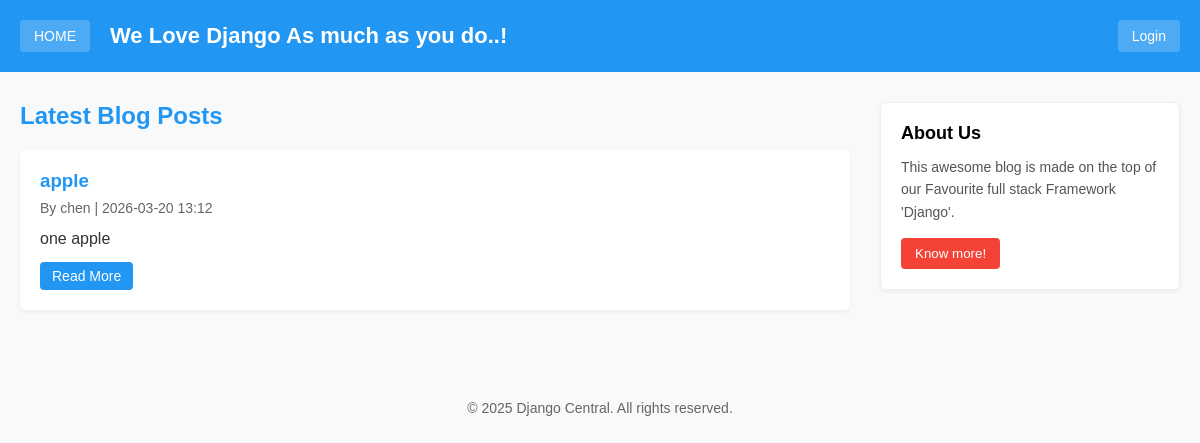
Before: / with the older database file.
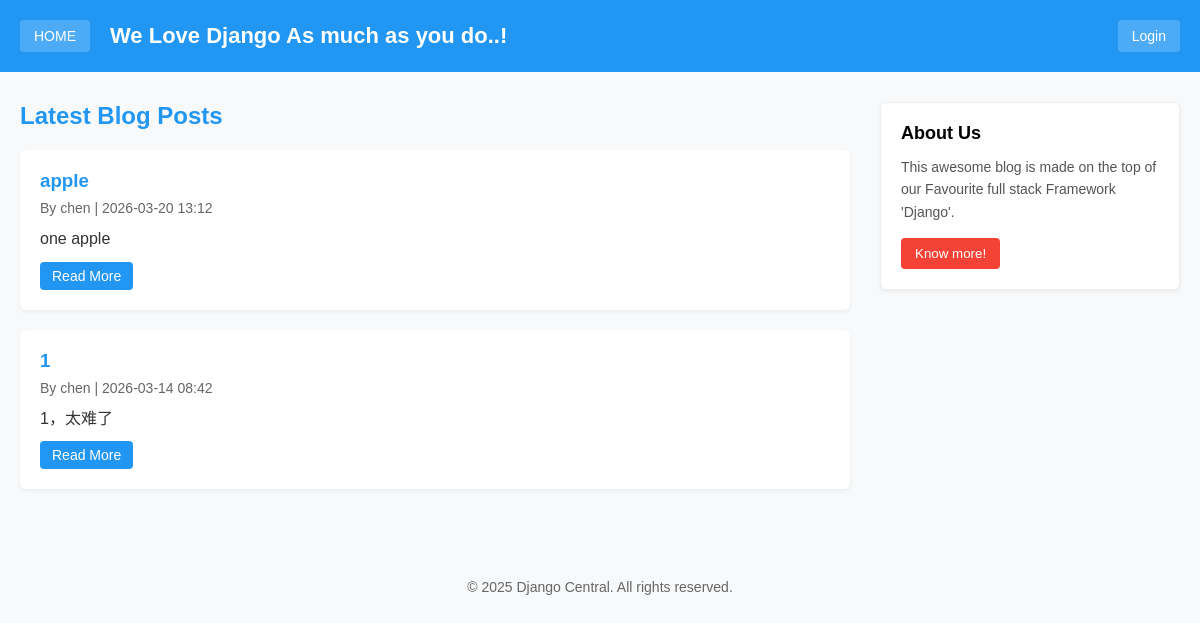
After: the same page with the newer database file.
### blog/models.py (models this page shows, shortened)
class Post(models.Model):
    STATUS_CHOICES = (
        (0, 'Draft'),
        (1, 'Publish'),
    )
    title = models.CharField(max_length=200)
    slug = models.SlugField(max_length=200, unique=True)
    author = models.ForeignKey(User, on_delete=models.CASCADE, related_name='blog_posts')
    text = models.TextField()
    created_date = models.DateTimeField(auto_now_add=True)
    status = models.IntegerField(choices=STATUS_CHOICES, default=1)
    class Meta:
        ordering = ['-created_date']

### blog/views.py (the view)
# urls.py: path('', views.PostList.as_view(), name='homepage'),
class PostList(ListView):
    model = Post
    template_name = 'blog/post_list.html'
    queryset = Post.objects.filter(status=1).order_by('-created_date')
    context_object_name = 'posts'
    def get(self, request, *args, **kwargs):
        logger.info(f'User accessed PostList | IP:{request.META.get("REMOTE_ADDR")} | User:{request.user.username or "anonymous"}')
        return super().get(request, *args, **kwargs)

### templates/blog/post_list.html (shortened to what this page needs)
{% extends 'base.html' %}
{% block content %}
    <h2 style="color: #2196F3; margin-bottom: 20px;">Latest Blog Posts</h2>
    {% for post in posts %}
        <div style="background: white; padding: 20px; margin-bottom: 20px; border-radius: 6px; box-shadow: 0 2px 4px rgba(0,0,0,0.05);">
            <h3 style="margin-bottom: 8px;">
                <a href="{% url 'post_detail' post.slug %}" style="color: #2196F3; text-decoration: none;">
                    {{ post.title }}
                </a>
            </h3>
            <p style="color: #666; font-size: 14px; margin-bottom: 10px;">
                By {{ post.author.username }} | {{ post.created_date|date:"Y-m-d H:i" }}
            </p>
            <p style="line-height: 1.6; color: #333;">
                {{ post.text|truncatechars:200 }}
            </p>
            <a href="{% url 'post_detail' post.slug %}" style="display: inline-block; margin-top: 10px; color: white; background: #2196F3; padding: 6px 12px; border-radius: 4px; text-decoration: none; font-size: 14px;">
                Read More
            </a>
        </div>
    {% endfor %}
{% endblock %}

Changed rows visible on the page:
now on this page (row edited): Post: title "1", author.username "chen", created_date "2026-03-14 08:42", text "1，太难了"
